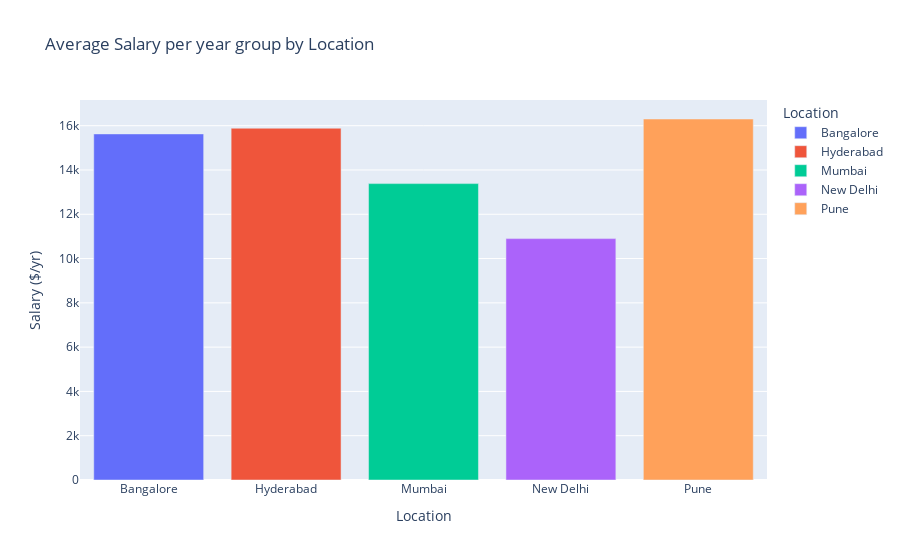

Write notebook code for a chart like this one.
### Markdown cell above
### Plotting Average Salary per year group by Location

### Code cell
px.bar(data_frame=avg_salary,x='Location',y='Salary ($/yr)',color='Location',title='Average Salary per year group by Location')

### Figure 1 — Plotly figure (JSON) as saved in the notebook; plotly's stock layout.template omitted (floating-point values rounded to 4 significant figures)
{"data": [{"alignmentgroup": "True", "hovertemplate": "Location=%{x}<br>Salary ($/yr)=%{y}<extra></extra>", "legendgroup": "Bangalore", "marker": {"color": "#636efa", "pattern": {"shape": ""}}, "name": "Bangalore", "offsetgroup": "Bangalore", "orientation": "v", "showlegend": true, "textposition": "auto", "type": "bar", "x": ["Bangalore"], "xaxis": "x", "y": [15630.0], "yaxis": "y"}, {"alignmentgroup": "True", "hovertemplate": "Location=%{x}<br>Salary ($/yr)=%{y}<extra></extra>", "legendgroup": "Hyderabad", "marker": {"color": "#EF553B", "pattern": {"shape": ""}}, "name": "Hyderabad", "offsetgroup": "Hyderabad", "orientation": "v", "showlegend": true, "textposition": "auto", "type": "bar", "x": ["Hyderabad"], "xaxis": "x", "y": [15890.0], "yaxis": "y"}, {"alignmentgroup": "True", "hovertemplate": "Location=%{x}<br>Salary ($/yr)=%{y}<extra></extra>", "legendgroup": "Mumbai", "marker": {"color": "#00cc96", "pattern": {"shape": ""}}, "name": "Mumbai", "offsetgroup": "Mumbai", "orientation": "v", "showlegend": true, "textposition": "auto", "type": "bar", "x": ["Mumbai"], "xaxis": "x", "y": [13380.0], "yaxis": "y"}, {"alignmentgroup": "True", "hovertemplate": "Location=%{x}<br>Salary ($/yr)=%{y}<extra></extra>", "legendgroup": "New Delhi", "marker": {"color": "#ab63fa", "pattern": {"shape": ""}}, "name": "New Delhi", "offsetgroup": "New Delhi", "orientation": "v", "showlegend": true, "textposition": "auto", "type": "bar", "x": ["New Delhi"], "xaxis": "x", "y": [10900.0], "yaxis": "y"}, {"alignmentgroup": "True", "hovertemplate": "Location=%{x}<br>Salary ($/yr)=%{y}<extra></extra>", "legendgroup": "Pune", "marker": {"color": "#FFA15A", "pattern": {"shape": ""}}, "name": "Pune", "offsetgroup": "Pune", "orientation": "v", "showlegend": true, "textposition": "auto", "type": "bar", "x": ["Pune"], "xaxis": "x", "y": [16300.0], "yaxis": "y"}], "layout": {"barmode": "relative", "legend": {"title": {"text": "Location"}, "tracegroupgap": 0}, "title": {"text": "Average Salary per year group by Location"}, "xaxis": {"anchor": "y", "categoryarray": ["Bangalore", "Hyderabad", "Mumbai", "New Delhi", "Pune"], "categoryorder": "array", "domain": [0, 1], "title": {"text": "Location"}}, "yaxis": {"anchor": "x", "domain": [0, 1], "title": {"text": "Salary ($/yr)"}}}}
